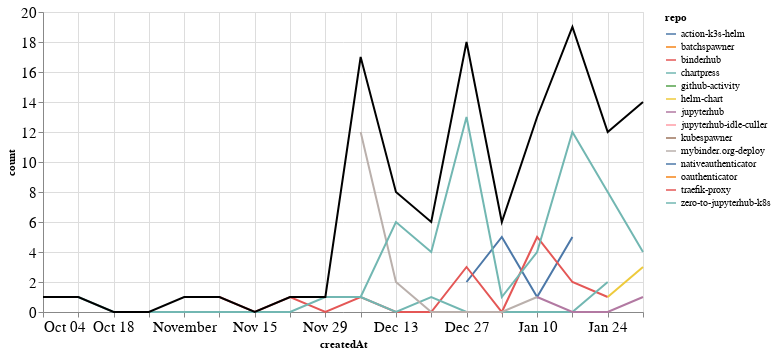

Source (notebook cell):
### Markdown cell above
### PRs

### Code cell
prs_time = prs.groupby('repo').resample('W', on='createdAt').count()['author'].reset_index()
prs_time = prs_time.rename(columns={'author': 'count'})
prs_time_total = prs_time.groupby('createdAt').agg({"count": "sum"}).reset_index()

ch1 = alt.Chart(prs_time, width=600).mark_line().encode(
    x='createdAt',
    y='count',
    color='repo',
    tooltip="repo"
)

ch2 = alt.Chart(prs_time_total, width=600).mark_line(color="black").encode(
    x='createdAt',
    y='count',
)

ch1 + ch2

### Figure 1 — Vega-Lite specification as saved in the notebook (floating-point values rounded to 4 significant figures)
{"config": {"axisLeft": {"labelFontSize": 15}, "axisBottom": {"labelFontSize": 15}}, "layer": [{"data": {"name": "data-f205e0a7716248a688880a37b40a0666"}, "mark": "line", "encoding": {"color": {"type": "nominal", "field": "repo"}, "tooltip": {"type": "nominal", "field": "repo"}, "x": {"type": "temporal", "field": "createdAt"}, "y": {"type": "quantitative", "field": "count"}}, "width": 600}, {"data": {"name": "data-85e683499ad799078154b696b8b7d0cf"}, "mark": {"type": "line", "color": "black"}, "encoding": {"x": {"type": "temporal", "field": "createdAt"}, "y": {"type": "quantitative", "field": "count"}}, "width": 600}], "$schema": "https://vega.github.io/schema/vega-lite/v4.8.1.json", "datasets": {"data-f205e0a7716248a688880a37b40a0666": [{"repo": "action-k3s-helm", "createdAt": "2020-12-27T00:00:00", "count": 2}, {"repo": "action-k3s-helm", "createdAt": "2021-01-03T00:00:00", "count": 5}, {"repo": "action-k3s-helm", "createdAt": "2021-01-10T00:00:00", "count": 1}, {"repo": "action-k3s-helm", "createdAt": "2021-01-17T00:00:00", "count": 5}, {"repo": "batchspawner", "createdAt": "2021-01-31T00:00:00", "count": 1}, {"repo": "binderhub", "createdAt": "2020-11-01T00:00:00", "count": 1}, {"repo": "binderhub", "createdAt": "2020-11-08T00:00:00", "count": 1}, {"repo": "binderhub", "createdAt": "2020-11-15T00:00:00", "count": 0}, {"repo": "binderhub", "createdAt": "2020-11-22T00:00:00", "count": 1}, {"repo": "binderhub", "createdAt": "2020-11-29T00:00:00", "count": 0}, {"repo": "binderhub", "createdAt": "2020-12-06T00:00:00", "count": 1}, {"repo": "binderhub", "createdAt": "2020-12-13T00:00:00", "count": 0}, {"repo": "binderhub", "createdAt": "2020-12-20T00:00:00", "count": 0}, {"repo": "binderhub", "createdAt": "2020-12-27T00:00:00", "count": 3}, {"repo": "binderhub", "createdAt": "2021-01-03T00:00:00", "count": 0}, {"repo": "binderhub", "createdAt": "2021-01-10T00:00:00", "count": 5}, {"repo": "binderhub", "createdAt": "2021-01-17T00:00:00", "count": 2}, {"repo": "binderhub", "createdAt": "2021-01-24T00:00:00", "count": 1}, {"repo": "chartpress", "createdAt": "2020-12-06T00:00:00", "count": 1}, {"repo": "chartpress", "createdAt": "2020-12-13T00:00:00", "count": 0}, {"repo": "chartpress", "createdAt": "2020-12-20T00:00:00", "count": 1}, {"repo": "chartpress", "createdAt": "2020-12-27T00:00:00", "count": 0}, {"repo": "chartpress", "createdAt": "2021-01-03T00:00:00", "count": 0}, {"repo": "chartpress", "createdAt": "2021-01-10T00:00:00", "count": 0}, {"repo": "chartpress", "createdAt": "2021-01-17T00:00:00", "count": 0}, {"repo": "chartpress", "createdAt": "2021-01-24T00:00:00", "count": 2}, {"repo": "github-activity", "createdAt": "2021-01-10T00:00:00", "count": 1}, {"repo": "helm-chart", "createdAt": "2021-01-24T00:00:00", "count": 1}, {"repo": "helm-chart", "createdAt": "2021-01-31T00:00:00", "count": 3}, {"repo": "jupyterhub", "createdAt": "2021-01-10T00:00:00", "count": 1}, {"repo": "jupyterhub", "createdAt": "2021-01-17T00:00:00", "count": 0}, {"repo": "jupyterhub", "createdAt": "2021-01-24T00:00:00", "count": 0}, {"repo": "jupyterhub", "createdAt": "2021-01-31T00:00:00", "count": 1}, {"repo": "jupyterhub-idle-culler", "createdAt": "2021-01-31T00:00:00", "count": 1}, {"repo": "kubespawner", "createdAt": "2020-12-20T00:00:00", "count": 1}, {"repo": "mybinder.org-deploy", "createdAt": "2020-12-06T00:00:00", "count": 12}, {"repo": "mybinder.org-deploy", "createdAt": "2020-12-13T00:00:00", "count": 2}, {"repo": "mybinder.org-deploy", "createdAt": "2020-12-20T00:00:00", "count": 0}, {"repo": "mybinder.org-deploy", "createdAt": "2020-12-27T00:00:00", "count": 0}, {"repo": "mybinder.org-deploy", "createdAt": "2021-01-03T00:00:00", "count": 0}, {"repo": "mybinder.org-deploy", "createdAt": "2021-01-10T00:00:00", "count": 1}, {"repo": "nativeauthenticator", "createdAt": "2021-01-31T00:00:00", "count": 4}, {"repo": "oauthenticator", "createdAt": "2020-12-06T00:00:00", "count": 1}, {"repo": "traefik-proxy", "createdAt": "2020-12-06T00:00:00", "count": 1}, {"repo": "zero-to-jupyterhub-k8s", "createdAt": "2020-10-04T00:00:00", "count": 1}, {"repo": "zero-to-jupyterhub-k8s", "createdAt": "2020-10-11T00:00:00", "count": 1}, {"repo": "zero-to-jupyterhub-k8s", "createdAt": "2020-10-18T00:00:00", "count": 0}, {"repo": "zero-to-jupyterhub-k8s", "createdAt": "2020-10-25T00:00:00", "count": 0}, {"repo": "zero-to-jupyterhub-k8s", "createdAt": "2020-11-01T00:00:00", "count": 0}, {"repo": "zero-to-jupyterhub-k8s", "createdAt": "2020-11-08T00:00:00", "count": 0}, {"repo": "zero-to-jupyterhub-k8s", "createdAt": "2020-11-15T00:00:00", "count": 0}, {"repo": "zero-to-jupyterhub-k8s", "createdAt": "2020-11-22T00:00:00", "count": 0}, {"repo": "zero-to-jupyterhub-k8s", "createdAt": "2020-11-29T00:00:00", "count": 1}, {"repo": "zero-to-jupyterhub-k8s", "createdAt": "2020-12-06T00:00:00", "count": 1}, {"repo": "zero-to-jupyterhub-k8s", "createdAt": "2020-12-13T00:00:00", "count": 6}, {"repo": "zero-to-jupyterhub-k8s", "createdAt": "2020-12-20T00:00:00", "count": 4}, {"repo": "zero-to-jupyterhub-k8s", "createdAt": "2020-12-27T00:00:00", "count": 13}, {"repo": "zero-to-jupyterhub-k8s", "createdAt": "2021-01-03T00:00:00", "count": 1}, {"repo": "zero-to-jupyterhub-k8s", "createdAt": "2021-01-10T00:00:00", "count": 4}, {"repo": "zero-to-jupyterhub-k8s", "createdAt": "2021-01-17T00:00:00", "count": 12}, {"repo": "zero-to-jupyterhub-k8s", "createdAt": "2021-01-24T00:00:00", "count": 8}, {"repo": "zero-to-jupyterhub-k8s", "createdAt": "2021-01-31T00:00:00", "count": 4}], "data-85e683499ad799078154b696b8b7d0cf": [{"createdAt": "2020-10-04T00:00:00", "count": 1}, {"createdAt": "2020-10-11T00:00:00", "count": 1}, {"createdAt": "2020-10-18T00:00:00", "count": 0}, {"createdAt": "2020-10-25T00:00:00", "count": 0}, {"createdAt": "2020-11-01T00:00:00", "count": 1}, {"createdAt": "2020-11-08T00:00:00", "count": 1}, {"createdAt": "2020-11-15T00:00:00", "count": 0}, {"createdAt": "2020-11-22T00:00:00", "count": 1}, {"createdAt": "2020-11-29T00:00:00", "count": 1}, {"createdAt": "2020-12-06T00:00:00", "count": 17}, {"createdAt": "2020-12-13T00:00:00", "count": 8}, {"createdAt": "2020-12-20T00:00:00", "count": 6}, {"createdAt": "2020-12-27T00:00:00", "count": 18}, {"createdAt": "2021-01-03T00:00:00", "count": 6}, {"createdAt": "2021-01-10T00:00:00", "count": 13}, {"createdAt": "2021-01-17T00:00:00", "count": 19}, {"createdAt": "2021-01-24T00:00:00", "count": 12}, {"createdAt": "2021-01-31T00:00:00", "count": 14}]}}
